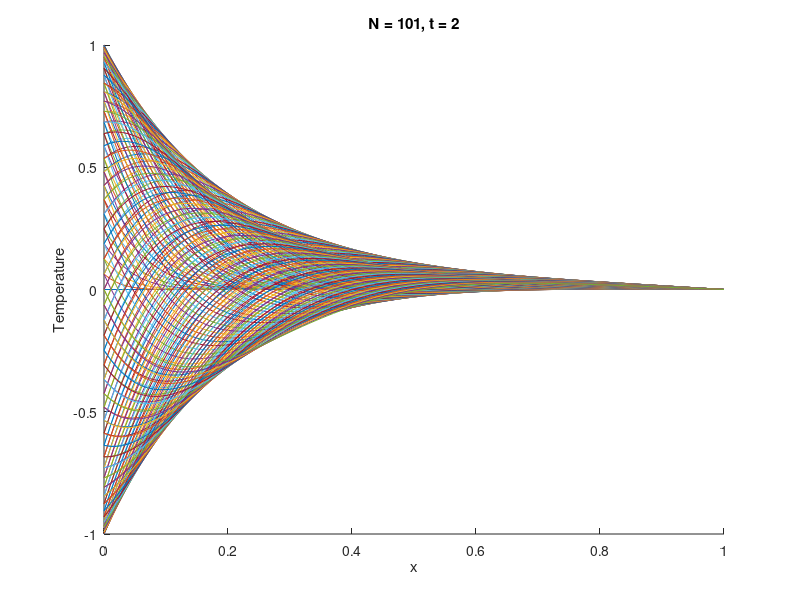

Reproduce this figure in MATLAB.
clear
close all
clc

tmax = 2

L = 1;
N = 101;
dt = 1e-4;
alpha = 0.1;

x = linspace(0,L,N); % Rod discretization
T = zeros(size(x)); % IC
T(1) = sin(2*pi*0); T(end) = 0; % BC

dx = L/(N-1);
t = 0;
counter = 0;

figure; hold on;
plot(x,T); xlim([0,L])

% Time loop
while(t<tmax)
    
    t = t + dt;
    counter = counter + 1;
    
    % Time dependent boundary condition on the left end
    T(1) = sin(2*pi*t);
    
    % Vectorized! No looping
    %T(2:N-1) = T(2:N-1) + dt* ( alpha* ( T(3:N) - 2*T(2:N-1) + T(1:N-2) )/dx^2 ) ;
    
    % Or, use a for loop:
    for i = 2:N-1
        Tnew(i-1) = T(i) + dt* ( alpha* ( T(i+1) - 2*T(i) + T(i-1) )/dx^2 ) ;
    end
    T(2:N-1) = Tnew;
    
    % Peek plot every 1 seconds
    if(abs(mod(counter,0.01/dt))==0)
        plot(x,T); title(['N = ', num2str(N), ', t = ', num2str(t)])
        pause(0.1)
        ylim([-1,1]); xlabel('x'); ylabel('Temperature')
    end
    
end
    

%%


